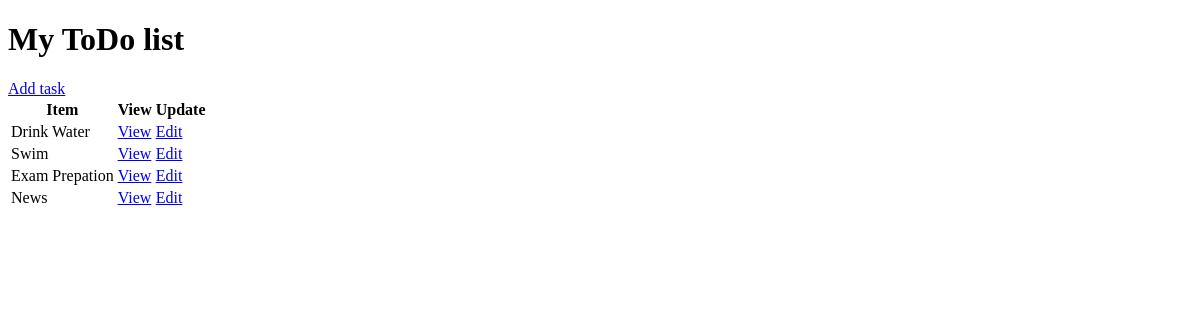
The app's page /, older data.
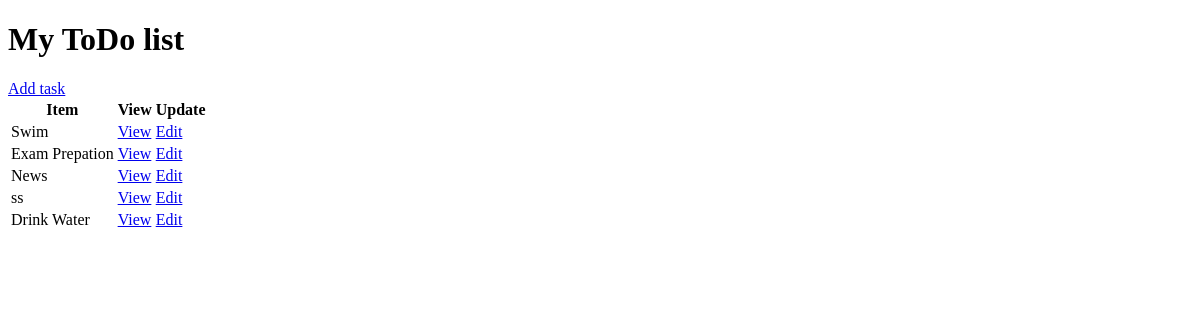
The same page, newer data.
### base/models.py (models this page shows, shortened)
class Task(models.Model):
    user = models.ForeignKey(User, on_delete=models.CASCADE, null=True, blank=True)
    title = models.CharField(max_length=100)
    description = models.TextField(null=True, blank=True)
    complete = models.BooleanField(default=False)
    create = models.DateTimeField(auto_now_add=True)
    class Meta:
        ordering = ['complete']

### base/views.py (the view)
# urls.py: path("", TaskList.as_view(), name="tasks"),
class TaskList(ListView):
    model = Task
    context_object_name = 'tasks'

### base/templates/base/task_list.html (shortened to what this page needs)
<!DOCTYPE html>
<html lang="en">
<head>
</head>
<body>
    <h1>My ToDo list</h1>
    <a href="{% url 'task-create' %}">Add task</a>
    <table>
        <tr>
            <th>Item</th>
            <th>View</th>
            <th>Update</th>
        </tr>
        {% for task in tasks  %}
            <tr>
                <td>{{task.title}}</td>
                <td><a href="{% url 'task' task.id%}">View</a></td>
                <td><a href="{% url 'task-update' task.id%}">Edit</a></td>
            </tr>
            {% empty %}
            <h3>No Item in list</h3>
        {% endfor %}
    </table>
</body>
</html>

Row changes from the older to the newer data that the page shows:
added Task: title "ss"
changed Task "Drink Water": moves down the list
